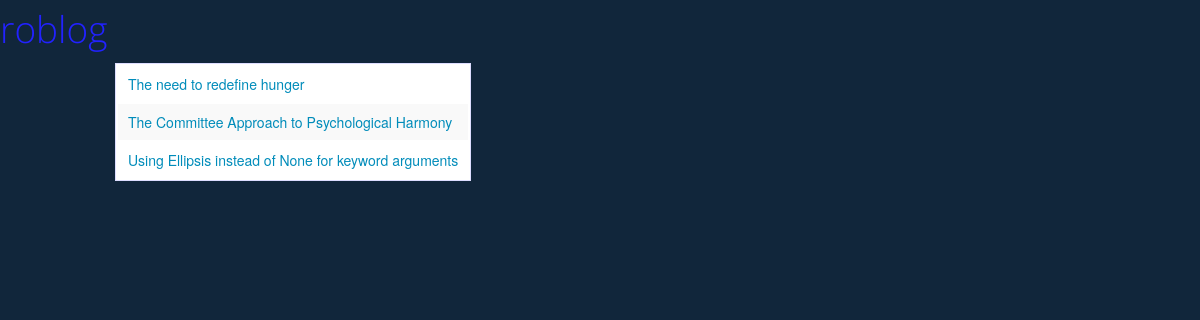
The page / on the database its author committed.
### articles/models.py (models this page shows, shortened)
class Article(models.Model):
    title = models.CharField(max_length=255)
    subtitle = models.CharField(max_length=255, blank=True)
    text = models.TextField(blank=True)
    visible = models.BooleanField(default=False)
    publish_date = models.DateTimeField(null=True, blank=True)
    tags = models.ManyToManyField('Tag', blank=True)

### core/views.py (the view)
# urls.py: url(r'^$', 'core.views.home', name='home'),
def home(request):
    return render(request, 'home.html', {
        'articles': Article.objects.filter(visible=True).order_by('-publish_date')
    })

### core/templates/home.html
{% extends "index.html" %}
{% block content %}
<h2>roblog</h2>
<div class="row">
    <div class="small-12 columns">
        <table>
        	<tbody>
        		{% for article in articles %}
        		<tr>
        			<td><a href="{% url 'article' article_id=article.id %}">{{ article.title }}</a></td>
        		</tr>
        		{% endfor %}
        	</tbody>
        </table>
    </div>
</div>
{% endblock content %}

### rows shown on the page
Article: title "The need to redefine hunger"
Article: title "The Committee Approach to Psychological Harmony"
Article: title "Using Ellipsis instead of None for keyword arguments"
